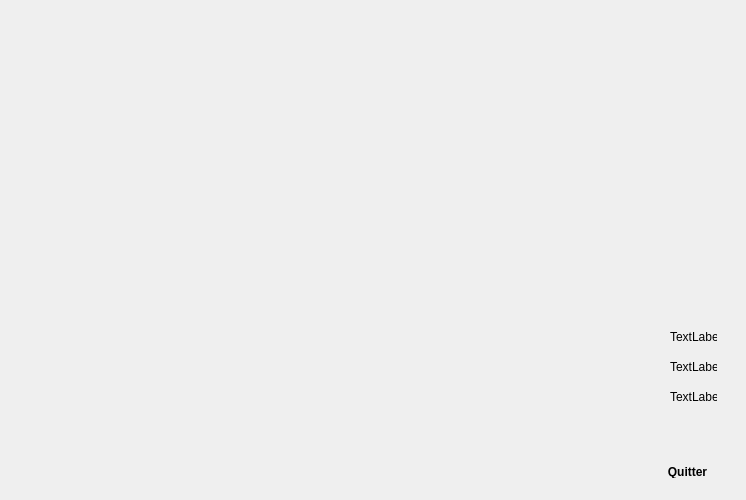
<?xml version="1.0" encoding="UTF-8"?>
<ui version="4.0">
 <class>Statistique_fournisseur</class>
 <widget class="QDialog" name="Statistique_fournisseur">
  <property name="geometry">
   <rect>
    <x>0</x>
    <y>0</y>
    <width>746</width>
    <height>500</height>
   </rect>
  </property>
  <property name="windowTitle">
   <string>Dialog</string>
  </property>
  <widget class="QLabel" name="label_2">
   <property name="geometry">
    <rect>
     <x>670</x>
     <y>330</y>
     <width>47</width>
     <height>14</height>
    </rect>
   </property>
   <property name="text">
    <string>TextLabel</string>
   </property>
  </widget>
  <widget class="QLabel" name="label_3">
   <property name="geometry">
    <rect>
     <x>670</x>
     <y>360</y>
     <width>47</width>
     <height>14</height>
    </rect>
   </property>
   <property name="text">
    <string>TextLabel</string>
   </property>
  </widget>
  <widget class="QLabel" name="label_4">
   <property name="geometry">
    <rect>
     <x>670</x>
     <y>390</y>
     <width>47</width>
     <height>14</height>
    </rect>
   </property>
   <property name="text">
    <string>TextLabel</string>
   </property>
  </widget>
  <widget class="QPushButton" name="pushButton">
   <property name="geometry">
    <rect>
     <x>650</x>
     <y>460</y>
     <width>75</width>
     <height>23</height>
    </rect>
   </property>
   <property name="styleSheet">
    <string notr="true">color: &quot;red&quot;;

padding: 5px;
border-radius: 5px;

font-weight: bold;

</string>
   </property>
   <property name="text">
    <string>Quitter</string>
   </property>
  </widget>
 </widget>
 <resources/>
 <connections>
  <connection>
   <sender>pushButton</sender>
   <signal>clicked()</signal>
   <receiver>Statistique_fournisseur</receiver>
   <slot>accept()</slot>
   <hints>
    <hint type="sourcelabel">
     <x>674</x>
     <y>473</y>
    </hint>
    <hint type="destinationlabel">
     <x>841</x>
     <y>468</y>
    </hint>
   </hints>
  </connection>
 </connections>
</ui>
